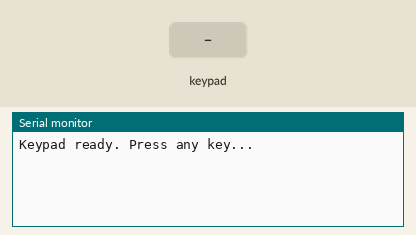
This sketch was run on a simulated Arduino Uno, built with avr-gcc and run on an emulated ATmega328P. Shown: the last lines printed to the serial monitor. Wiring (inferred from the names in the program): 4×4 keypad with keys 1 2 3 A 4 5 6 B 7 8 9 C * 0 # D: rows pin 2, pin 3, pin 4, pin 5; columns pin 6, pin 7, pin 8, pin 9. Inputs (shaded band) come from the test bench.

Above: at 1.2 s.
1.3 s: key '1' pressed
At 2.5 s:
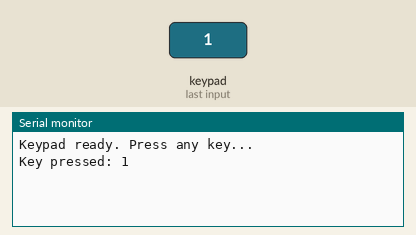
2.8 s: keypad keys 2 3 4 5 # pressed 0.4 s apart
At 5.0 s:
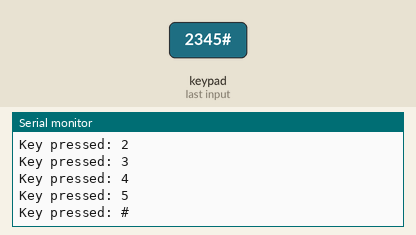
6.3 s: key 'A' pressed
At 7.5 s:
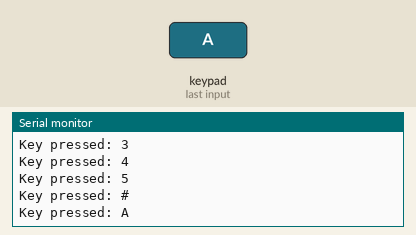
7.8 s: keypad keys 2 3 4 5 * pressed 0.4 s apart
At 10.0 s:
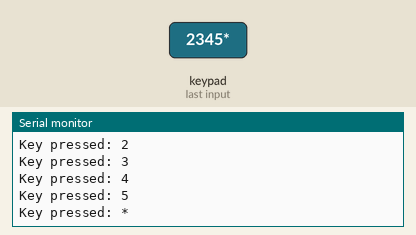
11.3 s: key 'B' pressed
At 12.5 s:
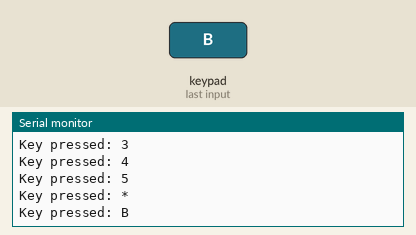
12.8 s: keypad keys 2 3 4 5 D pressed 0.4 s apart
At 15.0 s:
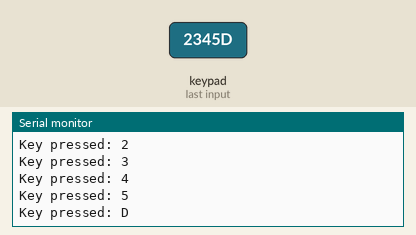
Timing chart, 0 to 16.5 s (numbered marks = the images above; inputs shaded):
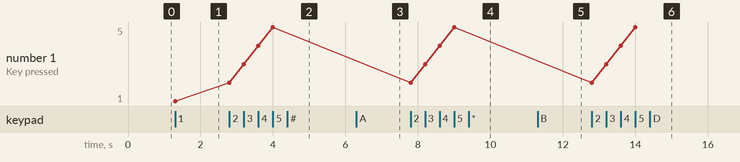

Measured:
- after the input at 1.3 s, the serial monitor: prints a new line at once (image 1)
- after the input at 2.8 s, the serial monitor: prints a new line at once (image 2)
- after the input at 6.3 s, the serial monitor: prints a new line at once (image 3)
- after the input at 7.8 s, the serial monitor: prints a new line at once (image 4)
- after the input at 11.3 s, the serial monitor: prints a new line at once (image 5)
- after the input at 12.8 s, the serial monitor: prints a new line at once (image 6)
- plotted number 1: 1 → 5 after the input at 2.8 s

The sketch:

Keypad.ino
```cpp
// Keypad 4x4 test - ไม่ใช้ไลบรารี Keypad.h
// หลักการ: ตั้งแถว (row) เป็น OUTPUT แล้วสั่งทีละแถวให้เป็น LOW
//          อ่านคอลัมน์ (col) ที่เป็น INPUT_PULLUP ถ้าอ่านได้ LOW แปลว่าปุ่มตรงนั้นถูกกด

const byte ROWS = 4;
const byte COLS = 4;

char keys[ROWS][COLS] = {
  {'1', '2', '3', 'A'},
  {'4', '5', '6', 'B'},
  {'7', '8', '9', 'C'},
  {'*', '0', '#', 'D'}
};

// ขาที่ต่อกับ keypad (แก้ให้ตรงกับที่ต่อจริง)
const byte rowPins[ROWS] = {2, 3, 4, 5};  // R1, R2, R3, R4
const byte colPins[COLS] = {6, 7, 8, 9};  // C1, C2, C3, C4

char lastKey = 0;  // ปุ่มที่กดค้างอยู่ตอนนี้ (0 = ไม่มี)

// สแกน keypad คืนค่าปุ่มที่กด หรือ 0 ถ้าไม่มีปุ่มถูกกด
char scanKeypad() {
  for (byte r = 0; r < ROWS; r++) {
    digitalWrite(rowPins[r], LOW);          // เลือกแถวนี้

    for (byte c = 0; c < COLS; c++) {
      if (digitalRead(colPins[c]) == LOW) {  // เจอปุ่มถูกกด
        digitalWrite(rowPins[r], HIGH);      // คืนค่าแถวก่อนออก
        return keys[r][c];
      }
    }

    digitalWrite(rowPins[r], HIGH);         // เลิกเลือกแถวนี้
  }
  return 0;
}

void setup() {
  Serial.begin(9600);

  for (byte r = 0; r < ROWS; r++) {
    pinMode(rowPins[r], OUTPUT);
    digitalWrite(rowPins[r], HIGH);         // ปกติให้เป็น HIGH ไว้ก่อน
  }
  for (byte c = 0; c < COLS; c++) {
    pinMode(colPins[c], INPUT_PULLUP);
  }

  Serial.println("Keypad ready. Press any key...");
}

void loop() {
  char key = scanKeypad();

  // แสดงผลเฉพาะตอนเริ่มกดปุ่มใหม่ (ไม่พิมพ์ซ้ำตอนกดค้าง)
  if (key != 0 && key != lastKey) {
    Serial.print("Key pressed: ");
    Serial.println(key);
    delay(30);  // debounce กันสัญญาณเด้ง
  }

  lastKey = key;
}
```
